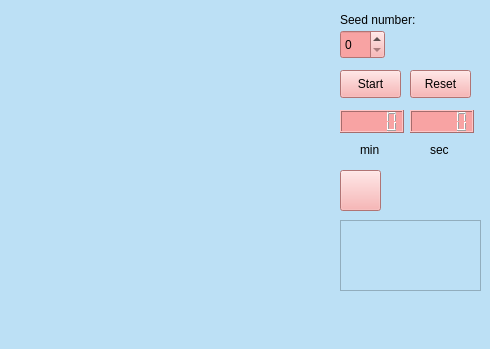
<?xml version="1.0" encoding="UTF-8"?>
<ui version="4.0">
 <class>MainWindow</class>
 <widget class="QMainWindow" name="MainWindow">
  <property name="geometry">
   <rect>
    <x>0</x>
    <y>0</y>
    <width>490</width>
    <height>349</height>
   </rect>
  </property>
  <property name="windowTitle">
   <string>MainWindow</string>
  </property>
  <property name="styleSheet">
   <string notr="true">background-color: rgb(188, 224, 245);</string>
  </property>
  <widget class="QWidget" name="centralwidget">
   <widget class="QPushButton" name="startButton">
    <property name="geometry">
     <rect>
      <x>340</x>
      <y>70</y>
      <width>61</width>
      <height>28</height>
     </rect>
    </property>
    <property name="styleSheet">
     <string notr="true">background-color: rgb(248, 163, 163);</string>
    </property>
    <property name="text">
     <string>Start</string>
    </property>
   </widget>
   <widget class="QPushButton" name="resetButton">
    <property name="geometry">
     <rect>
      <x>410</x>
      <y>70</y>
      <width>61</width>
      <height>28</height>
     </rect>
    </property>
    <property name="styleSheet">
     <string notr="true">background-color: rgb(248, 163, 163);</string>
    </property>
    <property name="text">
     <string>Reset</string>
    </property>
   </widget>
   <widget class="QPushButton" name="flag_button">
    <property name="geometry">
     <rect>
      <x>340</x>
      <y>170</y>
      <width>41</width>
      <height>41</height>
     </rect>
    </property>
    <property name="styleSheet">
     <string notr="true">background-color: rgb(248, 163, 163);</string>
    </property>
    <property name="text">
     <string/>
    </property>
   </widget>
   <widget class="QTextBrowser" name="gameEndingText">
    <property name="geometry">
     <rect>
      <x>340</x>
      <y>220</y>
      <width>141</width>
      <height>71</height>
     </rect>
    </property>
    <property name="styleSheet">
     <string notr="true">border-color: rgb(188, 224, 245);</string>
    </property>
   </widget>
   <widget class="QSpinBox" name="seedNumberBox">
    <property name="geometry">
     <rect>
      <x>340</x>
      <y>30</y>
      <width>45</width>
      <height>29</height>
     </rect>
    </property>
    <property name="styleSheet">
     <string notr="true">background-color: rgb(248, 163, 163);</string>
    </property>
   </widget>
   <widget class="QLabel" name="label">
    <property name="geometry">
     <rect>
      <x>340</x>
      <y>10</y>
      <width>101</width>
      <height>20</height>
     </rect>
    </property>
    <property name="text">
     <string>Seed number:</string>
    </property>
   </widget>
   <widget class="QLCDNumber" name="minTimerLCD">
    <property name="geometry">
     <rect>
      <x>340</x>
      <y>110</y>
      <width>64</width>
      <height>23</height>
     </rect>
    </property>
    <property name="styleSheet">
     <string notr="true">background-color: rgb(248, 163, 163);</string>
    </property>
   </widget>
   <widget class="QLCDNumber" name="secTimerLCD">
    <property name="geometry">
     <rect>
      <x>410</x>
      <y>110</y>
      <width>64</width>
      <height>23</height>
     </rect>
    </property>
    <property name="styleSheet">
     <string notr="true">background-color: rgb(248, 163, 163);</string>
    </property>
   </widget>
   <widget class="QLabel" name="label_2">
    <property name="geometry">
     <rect>
      <x>360</x>
      <y>140</y>
      <width>31</width>
      <height>20</height>
     </rect>
    </property>
    <property name="text">
     <string>min</string>
    </property>
   </widget>
   <widget class="QLabel" name="label_3">
    <property name="geometry">
     <rect>
      <x>430</x>
      <y>140</y>
      <width>31</width>
      <height>20</height>
     </rect>
    </property>
    <property name="text">
     <string>sec</string>
    </property>
   </widget>
  </widget>
  <widget class="QMenuBar" name="menubar">
   <property name="geometry">
    <rect>
     <x>0</x>
     <y>0</y>
     <width>490</width>
     <height>25</height>
    </rect>
   </property>
  </widget>
  <widget class="QStatusBar" name="statusbar"/>
 </widget>
 <resources/>
 <connections/>
</ui>
